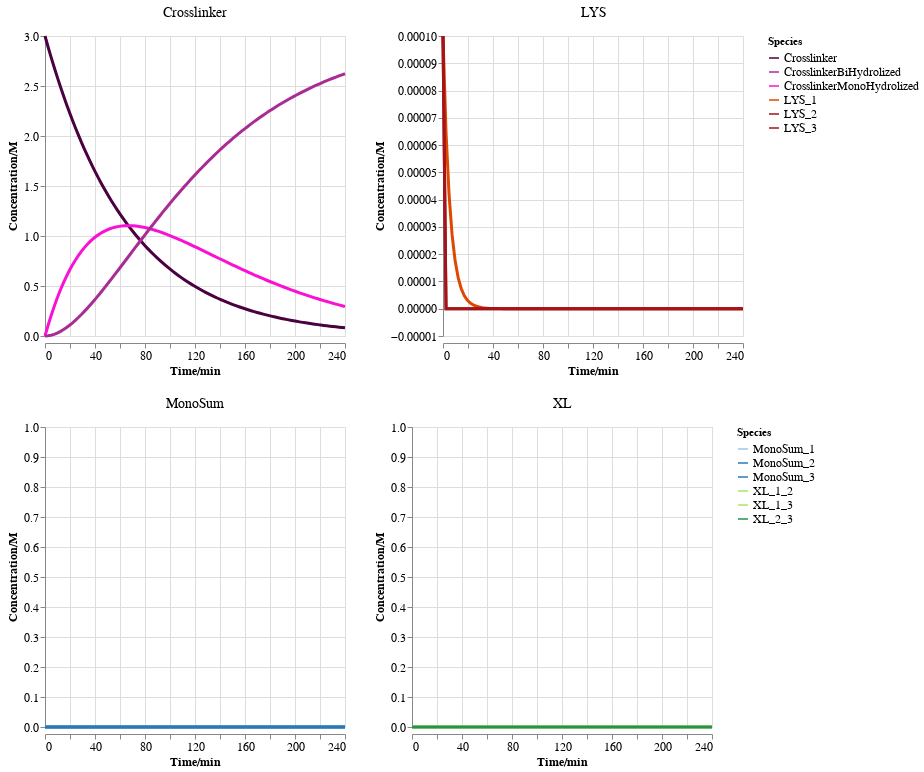

This figure's notebook cell:
### Code cell
c = get_3lys_time_plot(df_melt_3lys_even_lower_klys1, 240)
c

### Figure 1 — Vega-Lite specification as saved in the notebook (floating-point values rounded to 4 significant figures; data arrays with more than 128 entries replaced by an {"elided": "..."} marker saying what was removed)
{"config": {"view": {"continuousWidth": 300, "continuousHeight": 300}, "axis": {"labelFontSize": 12, "titleFontSize": 12}}, "vconcat": [{"data": {"name": "data-bd05fcf0d5b67eca92b8cb9a752307e2"}, "facet": {"field": "type", "header": {"labelFontSize": 14}, "title": null, "type": "nominal"}, "spec": {"mark": {"type": "line", "size": 3}, "encoding": {"color": {"field": "variable", "legend": {"labelFontSize": 12}, "scale": {"range": ["#4b003f", "#a92c95", "#f911d4", "#df4800", "#a3151a", "#a3151a"]}, "title": "Species", "type": "nominal"}, "tooltip": [{"field": "value", "type": "quantitative"}, {"field": "variable", "type": "nominal"}], "x": {"field": "time", "scale": {"domain": [0, 240]}, "title": "Time/min", "type": "quantitative"}, "y": {"axis": {"title": "Concentration/M"}, "field": "value", "scale": {}, "type": "quantitative"}}}, "columns": 2, "resolve": {"scale": {"y": "independent"}}}, {"data": {"name": "data-6f4a891237124cdec014eb34e1763139"}, "facet": {"field": "type", "header": {"labelFontSize": 14}, "title": null, "type": "nominal"}, "spec": {"mark": {"type": "line", "size": 3}, "encoding": {"color": {"field": "variable", "legend": {"labelFontSize": 12}, "scale": {"range": ["#9cc8e2", "#2978b8", "#2978b8", "#a5e863", "#a5e863", "#29924a"]}, "title": "Species", "type": "nominal"}, "tooltip": [{"field": "value", "type": "quantitative"}, {"field": "variable", "type": "nominal"}], "x": {"field": "time", "scale": {"domain": [0, 240]}, "title": "Time/min", "type": "quantitative"}, "y": {"axis": {"title": "Concentration/M"}, "field": "value", "scale": {"domain": [0, 1]}, "type": "quantitative"}}}, "columns": 2, "resolve": {"scale": {"y": "independent"}}}], "resolve": {"scale": {"color": "independent", "x": "shared"}}, "$schema": "https://vega.github.io/schema/vega-lite/v5.8.0.json", "datasets": {"data-bd05fcf0d5b67eca92b8cb9a752307e2": {"elided": "600 records"}, "data-6f4a891237124cdec014eb34e1763139": {"elided": "600 records"}}}
